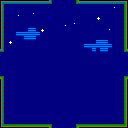

Below is a game level as drawn by its tile map, then a one-line description and the .tmx that defines it (tile-layer data replaced by summaries):
An orthogonal 32x32 tile map with 4x4 px tiles, 1 tile layer (Capa de Patrones 1).

<map version="1.0" orientation="orthogonal" renderorder="right-down" width="32" height="32" tilewidth="4" tileheight="4" nextobjectid="1">
 <tileset firstgid="1" name="set1" tilewidth="4" tileheight="4">
  <image source="../tiles/set1.png" width="64" height="64" />
 </tileset>
 <layer name="Capa de Patrones 1" width="32" height="32">
  <data>[1024 cells, 1024 non-empty, 19 distinct tile ids]</data>
 </layer>
</map>
